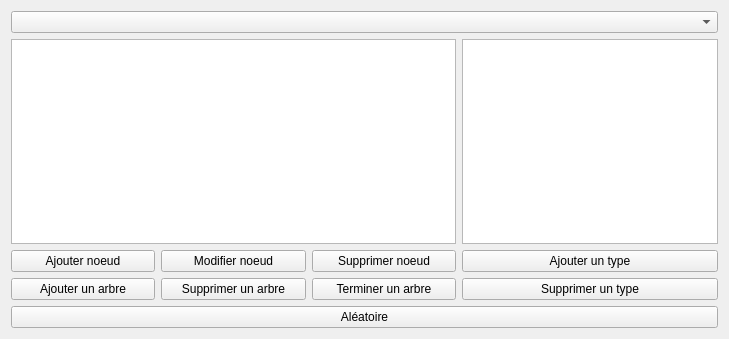
<?xml version="1.0" encoding="UTF-8"?>
<ui version="4.0">
 <class>DialogDisplayTree</class>
 <widget class="QWidget" name="DialogDisplayTree">
  <property name="windowModality">
   <enum>Qt::NonModal</enum>
  </property>
  <property name="geometry">
   <rect>
    <x>0</x>
    <y>0</y>
    <width>729</width>
    <height>339</height>
   </rect>
  </property>
  <property name="windowTitle">
   <string>DialogDisplayTree</string>
  </property>
  <layout class="QVBoxLayout" name="verticalLayout">
   <item>
    <layout class="QGridLayout" name="gridLayout">
     <item row="1" column="3">
      <widget class="QListView" name="listTypesView">
       <property name="sizePolicy">
        <sizepolicy hsizetype="Preferred" vsizetype="Expanding">
         <horstretch>0</horstretch>
         <verstretch>0</verstretch>
        </sizepolicy>
       </property>
       <property name="alternatingRowColors">
        <bool>true</bool>
       </property>
      </widget>
     </item>
     <item row="1" column="0" colspan="3">
      <widget class="QTreeView" name="treeView">
       <property name="editTriggers">
        <set>QAbstractItemView::NoEditTriggers</set>
       </property>
       <property name="showDropIndicator" stdset="0">
        <bool>false</bool>
       </property>
       <property name="rootIsDecorated">
        <bool>false</bool>
       </property>
       <attribute name="headerVisible">
        <bool>false</bool>
       </attribute>
      </widget>
     </item>
     <item row="2" column="3">
      <widget class="QPushButton" name="addTypeButton">
       <property name="sizePolicy">
        <sizepolicy hsizetype="Minimum" vsizetype="Fixed">
         <horstretch>0</horstretch>
         <verstretch>0</verstretch>
        </sizepolicy>
       </property>
       <property name="text">
        <string>Ajouter un type</string>
       </property>
      </widget>
     </item>
     <item row="4" column="0">
      <widget class="QPushButton" name="newTreeButton">
       <property name="text">
        <string>Ajouter un arbre</string>
       </property>
      </widget>
     </item>
     <item row="4" column="3">
      <widget class="QPushButton" name="deleteTypeButton">
       <property name="sizePolicy">
        <sizepolicy hsizetype="Minimum" vsizetype="Fixed">
         <horstretch>0</horstretch>
         <verstretch>0</verstretch>
        </sizepolicy>
       </property>
       <property name="text">
        <string>Supprimer un type</string>
       </property>
      </widget>
     </item>
     <item row="2" column="0">
      <widget class="QPushButton" name="addNodeButton">
       <property name="text">
        <string>Ajouter noeud</string>
       </property>
      </widget>
     </item>
     <item row="4" column="2">
      <widget class="QPushButton" name="finishTreeButton">
       <property name="text">
        <string>Terminer un arbre</string>
       </property>
      </widget>
     </item>
     <item row="4" column="1">
      <widget class="QPushButton" name="deleteTreeButton">
       <property name="text">
        <string>Supprimer un arbre</string>
       </property>
      </widget>
     </item>
     <item row="0" column="0" colspan="4">
      <widget class="QComboBox" name="comboBox"/>
     </item>
     <item row="2" column="1">
      <widget class="QPushButton" name="modifyNodeButton">
       <property name="text">
        <string>Modifier noeud</string>
       </property>
      </widget>
     </item>
     <item row="2" column="2">
      <widget class="QPushButton" name="deleteNodeButton">
       <property name="text">
        <string>Supprimer noeud</string>
       </property>
      </widget>
     </item>
    </layout>
   </item>
   <item>
    <widget class="QPushButton" name="remplirButton">
     <property name="sizePolicy">
      <sizepolicy hsizetype="Minimum" vsizetype="Fixed">
       <horstretch>0</horstretch>
       <verstretch>0</verstretch>
      </sizepolicy>
     </property>
     <property name="text">
      <string>Aléatoire</string>
     </property>
    </widget>
   </item>
  </layout>
 </widget>
 <layoutdefault spacing="6" margin="11"/>
 <resources/>
 <connections/>
</ui>
